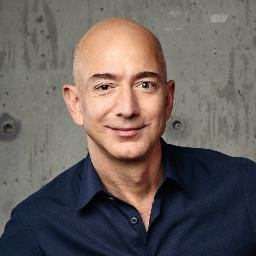
#> input picture faces/jeff bezos.jpg, 256 x 256 px, given in place of the camera
$ python main.py
#> lines starting #> are read from the running program, lines starting #| are printed output that depends on the picture; after the words box and inside, x2 and y2 are one past the last pixel; in counts of white or black regions, pixels touching at a corner belong together
### face_rec.py
import face_recognition as fr
import os
import cv2
import face_recognition
import numpy as np
from time import sleep


def get_encoded_faces():
    """
    looks through the faces folder and encodes all
    the faces

    :return: dict of (name, image encoded)
    """
    encoded = {}

    for dirpath, dnames, fnames in os.walk("./faces"):
        for f in fnames:
            if f.endswith(".jpg") or f.endswith(".png"):
                face = fr.load_image_file("faces/" + f)
                encoding = fr.face_encodings(face)[0]
                encoded[f.split(".")[0]] = encoding

    return encoded


# [8 lines left out: function unknown_image_encoded, not called in this run]


def classify_face(im):
    """
    will find all of the faces in a given image and label
    them if it knows what they are

    :param im: str of file path
    :return: list of face names
    """
    faces = get_encoded_faces()
    faces_encoded = list(faces.values())
    known_face_names = list(faces.keys())

    img = cv2.imread(im, 1)
    #img = cv2.resize(img, (0, 0), fx=0.5, fy=0.5)
    #img = img[:,:,::-1]

    face_locations = face_recognition.face_locations(img)
    unknown_face_encodings = face_recognition.face_encodings(img, face_locations)

    face_names = []
    for face_encoding in unknown_face_encodings:
        # See if the face is a match for the known face(s)
        matches = face_recognition.compare_faces(faces_encoded, face_encoding)
        name = "Unknown"

        # use the known face with the smallest distance to the new face
        face_distances = face_recognition.face_distance(faces_encoded, face_encoding)
        best_match_index = np.argmin(face_distances)
        if matches[best_match_index]:
            name = known_face_names[best_match_index]

        face_names.append(name)

        for (top, right, bottom, left), name in zip(face_locations, face_names):
            # Draw a box around the face
            cv2.rectangle(img, (left-20, top-20), (right+20, bottom+20), (255, 0, 0), 2)

            # Draw a label with a name below the face
            cv2.rectangle(img, (left-20, bottom -15), (right+20, bottom+20), (255, 0, 0), cv2.FILLED)
            font = cv2.FONT_HERSHEY_DUPLEX
            cv2.putText(img, name, (left -20, bottom + 15), font, 1.0, (255, 255, 255), 2)
            print(face_names)
#classify_face("sample.jpg")

### main.py
import numpy as np
import cv2

from face_rec import classify_face

face_cascade = cv2.CascadeClassifier('cascades/data/haarcascade_frontalface_alt2.xml')
cap = cv2.VideoCapture(0)

def make_1080p():
    cap.set(3, 1920)
    cap.set(4, 1080)

def make_720p():
    cap.set(3, 1280)
    cap.set(4, 720)

def make_480p():
    cap.set(3, 640)
    cap.set(4, 480)

def change_res(width, height):
#> further down, frame is the input picture: shape (256, 256, 3); mean B, G, R 92.9, 95.8, 104.4
    cap.set(3, width)
    cap.set(4, height)

change_res(200,200)

def rescale_frame(frame, percent=75):
#> called with percent = 75
    width = int(frame.shape[1] * percent/ 100)
#> width = 192
    height = int(frame.shape[0] * percent/ 100)
#> height = 192
    dim = (width, height)
#> dim = (192, 192)
    return cv2.resize(frame, dim, interpolation =cv2.INTER_AREA)
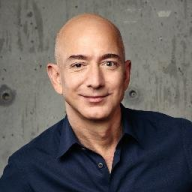
#> returned value: shape (192, 192, 3); mean of channels 0, 1, 2 92.9, 95.8, 104.4; drawn as B, G, R

while(True):

    # Capture frame-by-frame
    ret, frame = cap.read()

    frame75 = rescale_frame(frame, percent=75)
    gray  = cv2.cvtColor(frame, cv2.COLOR_BGR2GRAY)
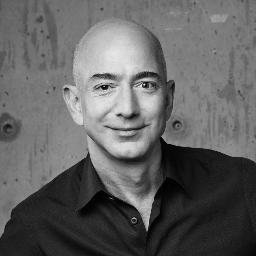
#> gray: shape (256, 256); min 0, max 242, mean 98.1
    faces = face_cascade.detectMultiScale(gray, scaleFactor=1.2, minNeighbors=5)
#> faces = [[67, 38, 118, 118]]
    for (x, y, w, h) in faces:
    	#print(x,y,w,h)
    	roi_gray = gray[y:y+h, x:x+w] #(ycord_start, ycord_end)
    	roi_color = frame[y:y+h+50, x:x+w+50]


    	img_item = "sample.jpg"
    	cv2.imwrite(img_item, roi_color)

    	color = (255, 0, 0) #BGR 0-255
    	stroke = 2
    	end_cord_x = x + w+50
    	end_cord_y = y + h+50
    	cv2.rectangle(frame, (x, y), (end_cord_x, end_cord_y), color, stroke)
#> this loop made 1 pass
#> (x, y, w, h, img_item, color, stroke, end_cord_x) on pass 1: (67, 38, 118, 118, 'sample.jpg', (255, 0, 0), 2, 235)
#> pass 1, `roi_gray = gray[y:y+h, x:x+w]`:
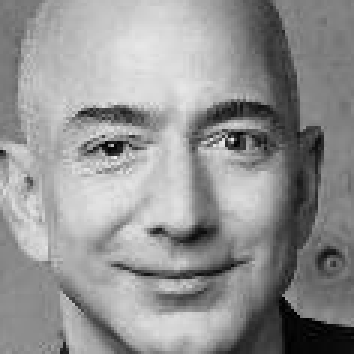
#> roi_gray: shape (118, 118) (shown 3 times larger); min 0, max 242, mean 146.5
#> pass 1, `roi_color = frame[y:y+h+50, x:x+w+50]`:
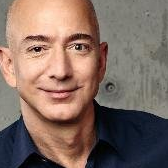
#> roi_color: shape (168, 168, 3); mean B, G, R 99, 108.9, 130.8
#> after the loop:
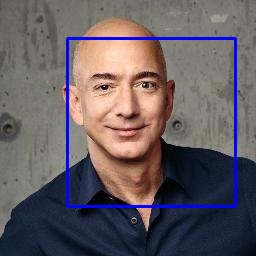
#> frame: shape (256, 256, 3); 3.07% of pixels changed, all inside (x1, y1, x2, y2) = (66, 37, 237, 208)
    # Display the resulting frame

    cv2.imshow('frame',frame)

    classify_face("sample.jpg")
#> (the call stopped at in get_encoded_faces, `face = fr.load_image_file("faces/" + f)`: face_recognition is not available in this run)
    if cv2.waitKey(20) & 0xFF == ord('q'):
#> (key q is pressed here)
        break

# When everything done, release the capture
cap.release()
cv2.destroyAllWindows()

$ run again, on faces/obama.jpg
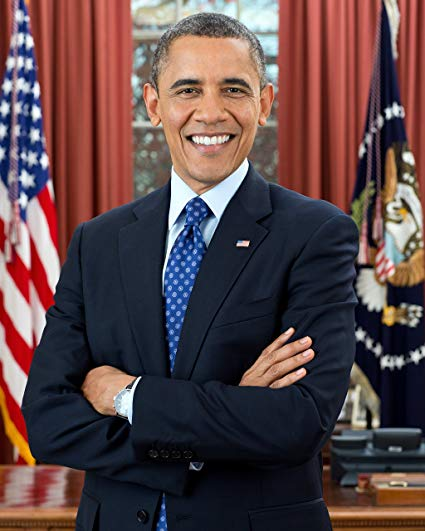
#> input picture faces/obama.jpg, 425 x 531 px, given in place of the camera
#> frame is the input picture: shape (531, 425, 3); mean B, G, R 71.4, 69.7, 92.4
#> faces = [[151, 45, 116, 116]]
#> the loop `for (x, y, w, h) in faces:` made 1 pass
#> (x, y, w, h, img_item, color, stroke, end_cord_x) on pass 1: (151, 45, 116, 116, 'sample.jpg', (255, 0, 0), 2, 317)
#> pass 1, `roi_color = frame[y:y+h+50, x:x+w+50]`:
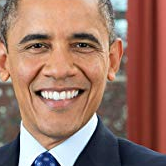
#> roi_color: shape (166, 166, 3); mean B, G, R 102, 115.6, 154
#> after the loop `for (x, y, w, h) in faces:`:
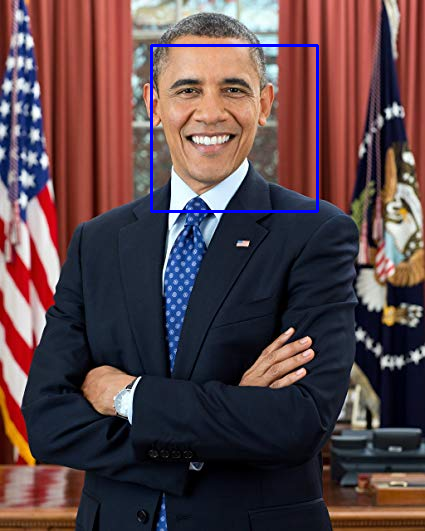
#> frame: shape (531, 425, 3); 0.88% of pixels changed, all inside (x1, y1, x2, y2) = (150, 44, 319, 213)
